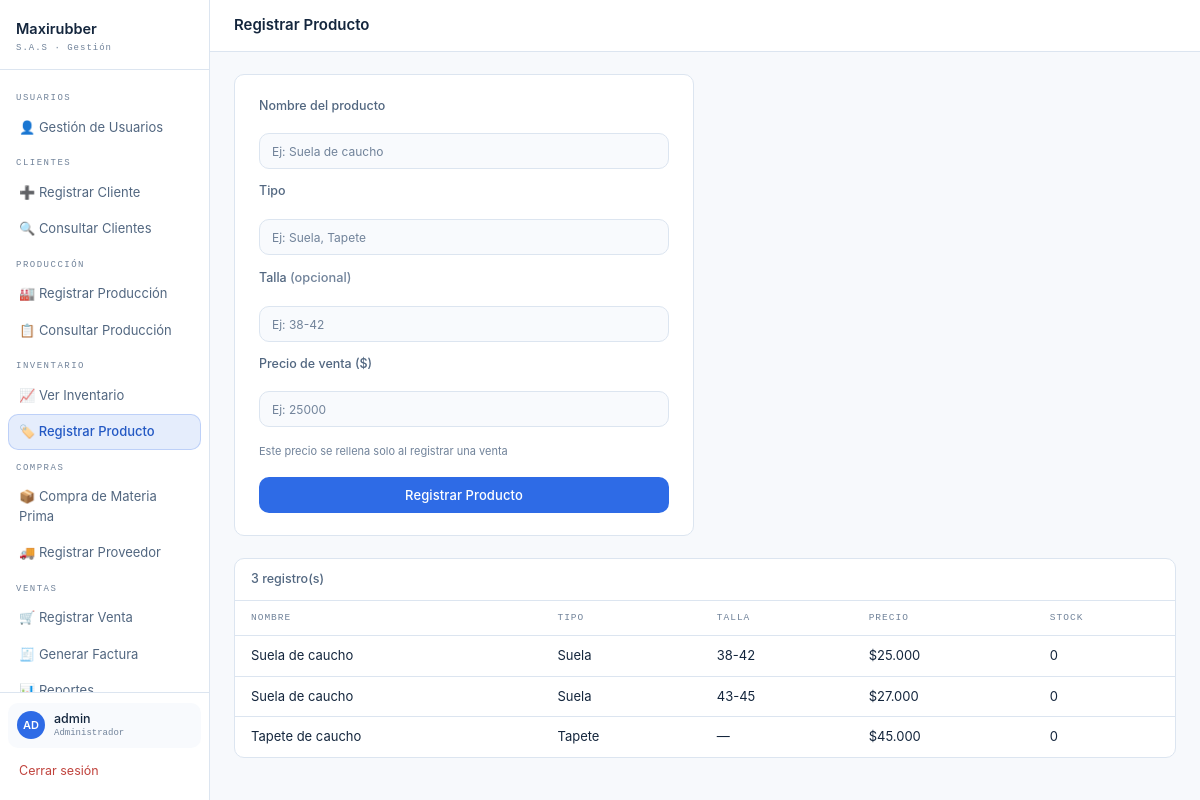
The page /RegistrarProducto.php (signed in) on the database its author committed.
### tables this page shows
CREATE TABLE productos (
    id          INT UNSIGNED NOT NULL AUTO_INCREMENT,
    nombre      VARCHAR(60)  NOT NULL,
    tipo        VARCHAR(50)  NOT NULL,
    talla       VARCHAR(20)  NULL,
    precio      DECIMAL(12,2) NOT NULL,
    created_at  TIMESTAMP    NOT NULL DEFAULT CURRENT_TIMESTAMP,
    PRIMARY KEY (id),
    KEY idx_productos_nombre_talla (nombre, talla),
    CONSTRAINT chk_productos_precio CHECK (precio > 0)
);

### RegistrarProducto.php (the view, shortened to what this page needs)
<?php
require_once 'conexion.php';
$lista = $pdo->query("
    SELECT p.nombre, p.tipo, p.talla, p.precio, COALESCE(i.cantidad,0) AS stock
    FROM productos p LEFT JOIN inventario i ON i.producto_id = p.id
    ORDER BY p.nombre
")->fetchAll();
?>
<!DOCTYPE html>
<html lang="es">
<head>
    <link rel="stylesheet" href="estilos.css">
</head>
<body>
<div class="dashboard">
    <?php include 'nav_php.php'; ?>
    <main class="contenido">
        <div class="topbar">
            <h1>Registrar Producto</h1>
        </div>
        <div style="padding:22px 24px;">
            <div class="form-interior">
                <form method="POST" novalidate>
                    <label>Nombre del producto</label>
                    <input type="text" name="nombre" maxlength="60" placeholder="Ej: Suela de caucho"
                           value="<?= htmlspecialchars($_POST['nombre'] ?? '') ?>">
                    <label>Tipo</label>
                    <input type="text" name="tipo" maxlength="50" placeholder="Ej: Suela, Tapete"
                           value="<?= htmlspecialchars($_POST['tipo'] ?? '') ?>">
                    <label>Talla <span style="color:var(--text-3);font-size:.8rem;">(opcional)</span></label>
                    <input type="text" name="talla" maxlength="20" placeholder="Ej: 38-42"
                           value="<?= htmlspecialchars($_POST['talla'] ?? '') ?>">
                    <label>Precio de venta ($)</label>
                    <input type="text" inputmode="numeric" name="precio" id="precio" maxlength="10" placeholder="Ej: 25000"
                           value="<?= htmlspecialchars($_POST['precio'] ?? '') ?>">
                    <small class="field-hint">Este precio se rellena solo al registrar una venta</small>
                    <button type="submit">Registrar Producto</button>
                </form>
            </div>
            <div class="panel" style="margin-top:22px;">
                <div class="panel-header">
                    <span class="panel-title"><?= count($lista) ?> registro(s)</span>
                </div>
                <div class="tabla-wrapper">
                    <table>
                        <thead><tr><th>Nombre</th><th>Tipo</th><th>Talla</th><th>Precio</th><th>Stock</th></tr></thead>
                        <tbody>
                        <?php foreach ($lista as $r): ?>
                            <tr><td><?= htmlspecialchars($r['nombre']) ?></td><td><?= htmlspecialchars($r['tipo']) ?></td><td><?= htmlspecialchars($r['talla'] ?? '—') ?></td><td>$<?= number_format($r['precio'], 0, ',', '.') ?></td><td><?= (int)$r['stock'] ?></td></tr>
                        <?php endforeach; ?>
                        </tbody>
                    </table>
                </div>
            </div>
        </div>
    </main>
</div>
</body>
</html>

### estilos.css (style rules this page uses)
:root { --bg: #F7F9FC; --bg-2: #FFFFFF; --bg-3: #F8FAFD; --bg-hover: #EEF4FC; --border: #DCE5F0; --blue: #2E6BE6; --blue-soft: #3D7CF5; --blue-dim: rgba(46, 107, 230, 0.12); --amber: #E8A020; --text-1: #14263D; --text-2: #526780; --text-3: #71839A; --success: #27AE7A; --danger: #C0433D; --radius: 10px; --font: 'Inter', -apple-system, 'Segoe UI', Arial, sans-serif; --mono: 'JetBrains Mono', Consolas, 'Courier New', monospace; }
*, *::before, *::after { margin: 0; padding: 0; box-sizing: border-box; }
body { font-family: var(--font); background: var(--bg); color: var(--text-1); min-height: 100vh; font-size: 13.5px; line-height: 1.5; -webkit-font-smoothing: antialiased; }
h1, h2, h3 { color: var(--text-1); font-weight: 600; margin-bottom: 14px; }
h1 { font-size: 1.4rem; }
label { display: block; font-size: .78rem; font-weight: 500; color: var(--text-2); margin-bottom: 5px; }
input, select, textarea { width: 100%; padding: 9px 12px; background: var(--bg-3); border: 1px solid var(--border); border-radius: var(--radius); color: var(--text-1); font-family: var(--font); font-size: 13.5px; outline: none; transition: border-color .15s, box-shadow .15s; appearance: none; }
input::placeholder, textarea::placeholder { color: var(--text-3); font-size: 12px; }
form { display: flex; flex-direction: column; gap: 13px; }
.field-hint { display: block; font-size: 11px; color: var(--text-3); margin-top: 3px; }
button, .btn { font-family: var(--font); font-size: 13px; font-weight: 500; padding: 9px 16px; border-radius: var(--radius); border: none; cursor: pointer; transition: background .15s, color .15s, border-color .15s; text-decoration: none; display: inline-block; text-align: center; letter-spacing: .1px; line-height: 1.4; }
button { background: var(--blue); color: #fff; width: 100%; }
.dashboard { display: flex; min-height: 100vh; }
.contenido { flex: 1; display: flex; flex-direction: column; min-width: 0; overflow: hidden; }
.topbar { display: flex; align-items: center; justify-content: space-between; padding: 14px 24px; border-bottom: 1px solid var(--border); background: var(--bg-2); flex-shrink: 0; }
.topbar h1 { font-size: 15px; font-weight: 600; margin: 0; }
.panel { background: var(--bg-2); border: 1px solid var(--border); border-radius: var(--radius); overflow: hidden; }
.panel-header { display: flex; align-items: center; justify-content: space-between; gap: 12px; flex-wrap: wrap; padding: 11px 16px; border-bottom: 1px solid var(--border); }
.panel-title { font-size: 12.5px; font-weight: 500; color: var(--text-2); }
.tabla-wrapper { overflow-x: auto; }
table { width: 100%; border-collapse: collapse; }
th { font-family: var(--mono); font-size: 9.5px; letter-spacing: 1px; text-transform: uppercase; color: var(--text-3); padding: 10px 16px; text-align: left; border-bottom: 1px solid var(--border); font-weight: 500; white-space: nowrap; }
td { font-size: 13px; padding: 10px 16px; border-bottom: 1px solid var(--border); }
tr:last-child td { border-bottom: none; }
.form-interior { background: var(--bg-2); border: 1px solid var(--border); border-radius: var(--radius); padding: 22px 24px; max-width: 460px; }
.form-interior button { width: 100%; margin-top: 4px; }

### rows shown on the page
productos: nombre "Suela de caucho", tipo "Suela", talla "38-42", precio "25.000", stock "0"
productos: nombre "Suela de caucho", tipo "Suela", talla "43-45", precio "27.000", stock "0"
productos: nombre "Tapete de caucho", tipo "Tapete", talla "—", precio "45.000", stock "0"

### other values the page prints
$label "USUARIOS"
$item['texto'] "👤 Gestión de Usuarios"
$label "CLIENTES"
$item['texto'] "➕ Registrar Cliente"
$item['texto'] "🔍 Consultar Clientes"
$label "PRODUCCIÓN"
$item['texto'] "🏭 Registrar Producción"
$item['texto'] "📋 Consultar Producción"
$label "INVENTARIO"
$item['texto'] "📈 Ver Inventario"
$item['texto'] "🏷️ Registrar Producto"
$label "COMPRAS"
$item['texto'] "📦 Compra de Materia Prima"
$item['texto'] "🚚 Registrar Proveedor"
$label "VENTAS"
